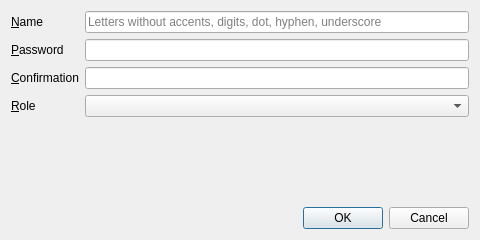
<?xml version="1.0" encoding="UTF-8"?>
<ui version="4.0">
 <class>ApiUserDialog</class>
 <widget class="QDialog" name="ApiUserDialog">
  <property name="geometry">
   <rect>
    <x>0</x>
    <y>0</y>
    <width>480</width>
    <height>240</height>
   </rect>
  </property>
  <property name="windowTitle">
   <string>Intranet user</string>
  </property>
  <layout class="QVBoxLayout" name="arrangement">
   <item>
    <layout class="QFormLayout" name="form">
     <item row="0" column="0">
      <widget class="QLabel" name="name_label">
       <property name="text">
        <string>&amp;Name</string>
       </property>
       <property name="buddy">
        <cstring>name</cstring>
       </property>
      </widget>
     </item>
     <item row="0" column="1">
      <widget class="QLineEdit" name="name">
       <property name="maxLength">
        <number>255</number>
       </property>
       <property name="placeholderText">
        <string>Letters without accents, digits, dot, hyphen, underscore</string>
       </property>
      </widget>
     </item>
     <item row="1" column="0">
      <widget class="QLabel" name="password_label">
       <property name="text">
        <string>&amp;Password</string>
       </property>
       <property name="buddy">
        <cstring>password</cstring>
       </property>
      </widget>
     </item>
     <item row="1" column="1">
      <widget class="QLineEdit" name="password">
       <property name="echoMode">
        <enum>QLineEdit::EchoMode::Password</enum>
       </property>
      </widget>
     </item>
     <item row="2" column="0">
      <widget class="QLabel" name="confirmation_label">
       <property name="text">
        <string>&amp;Confirmation</string>
       </property>
       <property name="buddy">
        <cstring>confirmation</cstring>
       </property>
      </widget>
     </item>
     <item row="2" column="1">
      <widget class="QLineEdit" name="confirmation">
       <property name="echoMode">
        <enum>QLineEdit::EchoMode::Password</enum>
       </property>
      </widget>
     </item>
     <item row="3" column="0">
      <widget class="QLabel" name="role_label">
       <property name="text">
        <string>&amp;Role</string>
       </property>
       <property name="buddy">
        <cstring>role</cstring>
       </property>
      </widget>
     </item>
     <item row="3" column="1">
      <widget class="QComboBox" name="role"/>
     </item>
    </layout>
   </item>
   <item>
    <widget class="QLabel" name="refusal">
     <property name="wordWrap">
      <bool>true</bool>
     </property>
    </widget>
   </item>
   <item>
    <widget class="QDialogButtonBox" name="buttons">
     <property name="standardButtons">
      <set>QDialogButtonBox::StandardButton::Cancel|QDialogButtonBox::StandardButton::Ok</set>
     </property>
    </widget>
   </item>
  </layout>
 </widget>
 <resources/>
 <connections/>
</ui>
